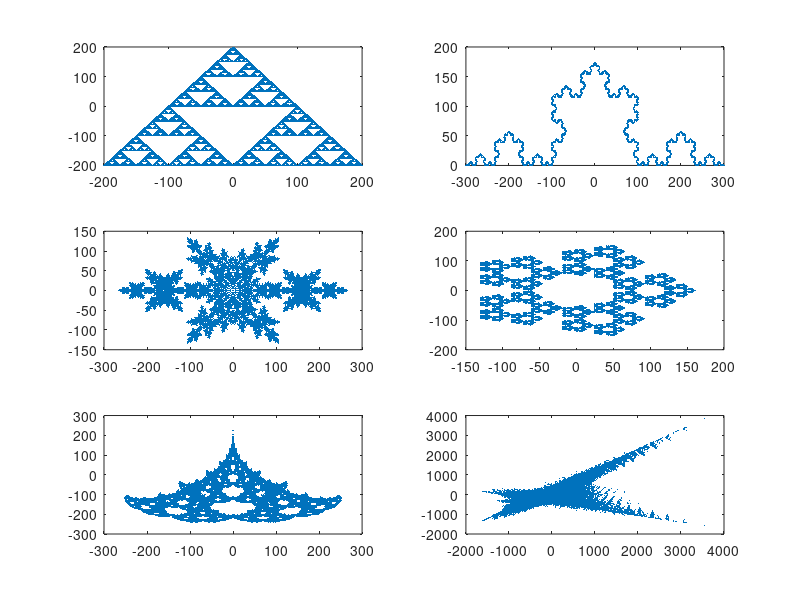

Write the MATLAB code that produced this figure.
clear; clc; close all;

M = csvread('Book2.csv', 1 , 0);
M1 = csvread('Book2(1).csv', 1 , 0);
M2 = csvread('Book2(2).csv', 1 , 0);
M3 = csvread('Book2(3).csv', 1 , 0);
M4 = csvread('Book2(4).csv', 1 , 0);
M5 = csvread('Book2(5).csv', 1 , 0);
M6 = csvread('Book2(6).csv', 1 , 0);


subplot(3,2,6);
plot(M6(:,1), M6(:,2), '.', 'MarkerSize',2);

 subplot(3,2,1);
plot(M1(:,1), M1(:,2), '.', 'MarkerSize',.1);
 
 subplot(3,2,2);
 plot(M2(:,1), M2(:,2), '.', 'MarkerSize',.1);
 
 subplot(3,2,3);
 plot(M(:,1), M(:,2), '.', 'MarkerSize',.1);
 
 subplot(3,2,4);
 plot(M4(:,1), M4(:,2), '.', 'MarkerSize',.1);
 
 subplot(3,2,5);
 plot(M5(:,1), M5(:,2), '.', 'MarkerSize',.1);
